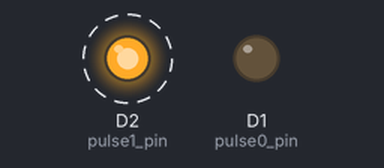
Bench run of a sketch on a simulated ESP8266 (NodeMCU). On the bench: output pins drawn as LEDs (lit = HIGH). Dashed ring = blinking. WiFi joins after 1.5 s; servers stay silent unless stated.

Above: at 2.0 s.
At 4.7 s:
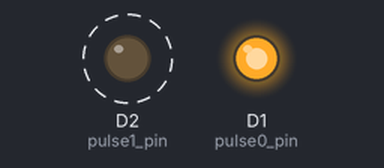
Timing chart, 0 to 8.0 s (numbered marks = the images above):
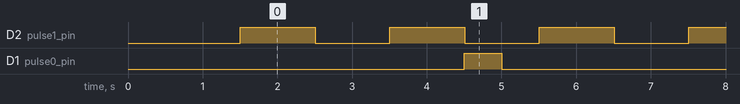

The sketch:

shutter_ctrl.ino
```cpp
#include <ESP8266WiFi.h>
const char *ap_id = "QBLAB_3"; // The name of the Wi-Fi network that will be created
const char *ap_pwd = "02132140"; // The password required to connect to it
const char *ssid = "SUSTC-Wifi";

const unsigned int LED = D0; // buid in LED
const unsigned int pulse0_pin = D1;
const unsigned int pulse1_pin = D2;
unsigned int pulse0_on = 500; // 500 ms
unsigned int pulse0_off = 4500; // 4500ms
unsigned int pulse1_on = 1000; //100
unsigned int pulse1_off = 1000; //100

unsigned long int timer0 = millis();
unsigned long int timer1 = millis();
unsigned int flag0 = 0;
unsigned int flag1 = 0;

WiFiServer server(80);

void setup()
{
  pinMode(pulse0_pin, OUTPUT);
  digitalWrite(pulse0_pin, LOW);
  pinMode(pulse1_pin, OUTPUT);
  digitalWrite(pulse1_pin, LOW);

  WiFi.softAP(ap_id, ap_pwd);
  WiFi.begin(ssid);
  while (WiFi.status() != WL_CONNECTED)
  {
    delay(500);
  }
}

void loop()
{
  // pluse0

  if (flag0 == 0 ) { // pluse0 is off
    if (millis() - timer0 > pulse0_off) {
      digitalWrite(pulse0_pin, HIGH);
      flag0 = 1;
      timer0 = millis();
    }
  } else { // pulse0 is on
    if (millis() - timer0 > pulse0_on ) {
      digitalWrite(pulse0_pin, LOW);
      flag0 = 0;
      timer0 = millis();
    }
  }

  // pluse1
  if (flag1 == 0 ) { // pluse0 is off
    if (millis() - timer1 > pulse1_off) {
      digitalWrite(pulse1_pin, HIGH);
      flag1 = 1;
      timer1 = millis();
    }
  } else { // pulse1 is on
    if (millis() - timer1 > pulse1_on ) {
      digitalWrite(pulse1_pin, LOW);
      flag1 = 0;
      timer1 = millis();
    }
  }

  /*
  WiFiClient client = server.available();
  if (!client)
  {
    return;
  }
  //Serial.println("Waiting for new client");
  while (!client.available())
  {
    delay(1);
  }

  String request = client.readStringUntil('\r');
  client.flush();

  int value = LOW;
  if (request.indexOf("/LED=ON") != -1)
  {
    digitalWrite(LED, HIGH); // Turn ON LED
    value = HIGH;
  }
  if (request.indexOf("/LED=OFF") != -1)
  {
    digitalWrite(LED, LOW); // Turn OFF LED
    value = LOW;
  }
  */

  /*------------------HTML Page Creation---------------------*/
  /*
  client.println("HTTP/1.1 200 OK"); // standalone web server with an ESP8266
  client.println("Content-Type: text/html");
  client.println("");
  client.println("<!DOCTYPE HTML>");
  client.println("<html>");

  client.print("LED: ");

  if (value == HIGH)
  {
    client.print("ON");
  }
  else
  {
    client.print("OFF");
  }
  client.println("<br><br>");
  client.println("<a href=\"/LED=ON\"\"><button>ON</button></a>");
  client.println("<a href=\"/LED=OFF\"\"><button>OFF</button></a><br />");
  client.println("</html>");
  */

}
```

Measured:
- by itself, D2 (pulse1_pin): alternates HIGH for 1.0 s and LOW for 1.0 s
- by itself, D1 (pulse0_pin): alternates HIGH for 0.50 s and LOW for 4.5 s
- by itself, everything shown: repeats every 10.0 s, in 14 steps
